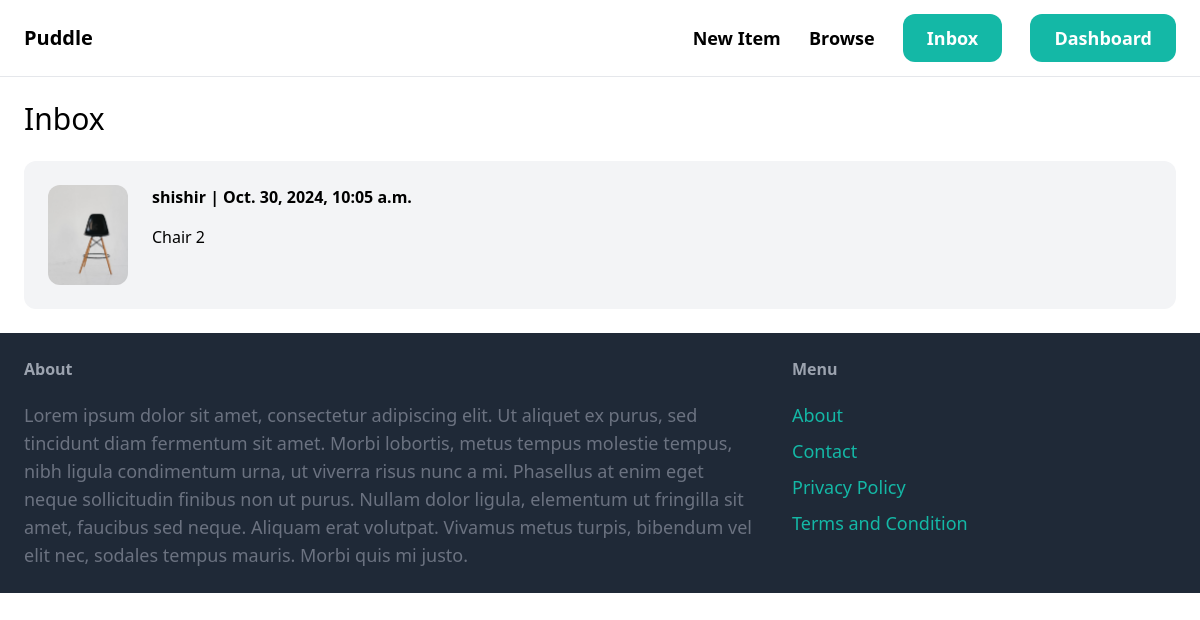
The page /inbox/ (signed in) on the database its author committed.
### conversation/models.py (models this page shows, shortened)
class Conversation(models.Model):
    item = models.ForeignKey(Item, related_name="conversations", on_delete=models.CASCADE)
    members = models.ManyToManyField(User, related_name="conversations")
    created_at = models.DateTimeField(auto_now_add=True)
    modified_at = models.DateTimeField(auto_now=True)
    class Meta:
        verbose_name = "conversation"
        verbose_name_plural = "conversations"
        ordering = ("-modified_at",)

### item/models.py (models this page shows, shortened)
class Item(models.Model):
    category = models.ForeignKey(Category, related_name="items", on_delete=models.CASCADE)
    name = models.CharField(max_length=255)
    description = models.TextField(blank=True, null=True)
    price = models.FloatField()
    image = models.ImageField(upload_to="item_images", blank=True, null=True)
    is_sold = models.BooleanField(default=False)
    created_by = models.ForeignKey(User, related_name="items", on_delete=models.CASCADE)
    created_at = models.DateTimeField(auto_now_add=True)
    class Meta:
        verbose_name = "Item"
        verbose_name_plural = "Items"
        ordering = ('name',)

### conversation/views.py (the view)
# urls.py: path("", views.inbox, name="inbox"),
@login_required
def inbox(request):
    conversations = Conversation.objects.filter(members__in=[request.user.id])
    return render(request, "conversation/inbox.html", {
        "conversations": conversations
    })

### conversation/templates/conversation/inbox.html (shortened to what this page needs)
{% extends "core/base.html" %}
{% block content %}
<h1 class="mb-6 text-3xl">Inbox</h1>
<div class="spac-y-6">
    {% for conversation in conversations %}
        <a href="{% url 'conversation:detail' conversation.id %}">
            <div class="p-6 flex bg-gray-100 rounded-xl">
                <div class="pr-6">
                    <img src="{{ conversation.item.image.url }}" alt="{{ conversation.item.name }}" class="w-20 rounded-xl">
                </div>
                <div>
                    {% for member in conversation.members.all %}
                        {% if member != request.user %}
                            <p class="mb-4">
                                <strong>{{ member.username }} | {{ conversation.modified_at }}</strong>
                            </p>
                            <p>
                                {{ conversation.item.name }}
                            </p>
                        {% endif %}
                    {% endfor %}
                </div>
            </div>
        </a>
    {% endfor %}
</div>
{% endblock %}

### rows shown on the page
Conversation: item.image (picture), modified_at "Oct. 30, 2024, 10:05 a.m.", item.name "Chair 2"

### other values the page prints
{{ member.username }} "shishir"
